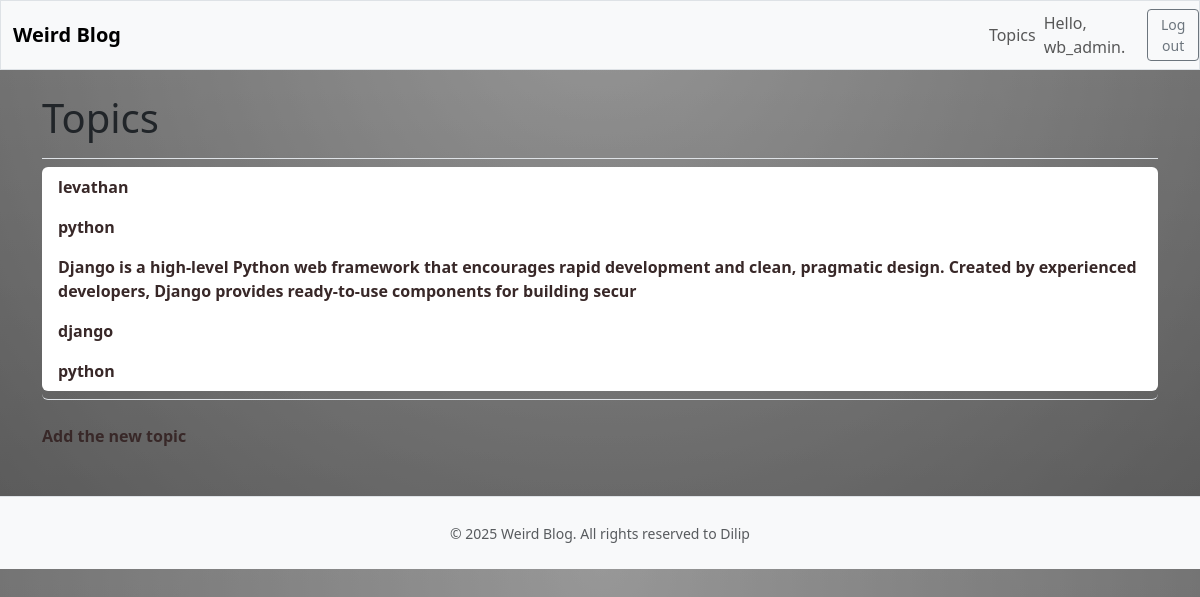
The app's page /topics/ (signed in) with its own data.
### weird_blog/models.py (models this page shows, shortened)
class Topic(models.Model):
    text = models.CharField(max_length = 200)
    date_added = models.DateTimeField(auto_now_add = True)
    owner = models.ForeignKey(User, on_delete= models.CASCADE)

### weird_blog/views.py (the view)
# urls.py: path('topics/', views.topics, name='topics'),
@login_required
def topics(request):
    topics = Topic.objects.filter(owner=request.user).order_by('date_added')
    context = {'topics' : topics}
    return render(request, 'weird_blog/topics.html', context)

### weird_blog/templates/weird_blog/topics.html
{% extends 'weird_blog/base.html' %}
{% load django_bootstrap5 %}
{% block page_header %}
<h1>Topics</h1>
{% endblock page_header %}
{% block content %}
<ul class="list-group border-bottom pb-2 mb-4">
    {% for topic in topics %}
    <li class="list-group-item border-0">
        <a href="{% url 'weird_blog:topic' topic.id %}" class="text-decoration-none">{{ topic.text}}</a>
    </li>
    {% empty %}
    <li class="list-group-item border-0">No topics have been added yet.</li>
    {% endfor %}
</ul>
<a href="{%url 'weird_blog:new_topic' %}" class="text-decoration-none">Add the new topic</a>
{% endblock content %}

### weird_blog/templates/weird_blog/base.html (shortened to what this page needs)
<!DOCTYPE html>
<html lang="en">
<head>
    {% load static %}
    {% load django_bootstrap5 %}
    {% bootstrap_css %}
</head>
<body>
    <nav class="navbar navbar-expand-md navbar-light bg-light mb-4 border">
        <div class="container-fluid">
            <a href="{%url 'weird_blog:index' %}" class="navbar-brand text-decoration-none">Weird Blog </a>
        </div>
        <div class="collapse navbar-collapse" id="navbarCollapse">
            <ul class="navbar-nav ms-auto mb-8 mb-md-50">
                <li class="nav-item">
                    <a href="{% url 'weird_blog:topics' %}" class="nav-link">Topics</a>
                </li>
            </ul>
            <ul class="navbar-nav ms-auto mb-2 mb-md-0">
                {% if user.is_authenticated %}
                <li class="nav-item">
                    <span class="navbar-text me-2">Hello, {{user.username }}.</span>
                </li>
                {% endif %}
            </ul>
            {% if user.is_authenticated %}
            <form action="{% url 'accounts:logout' %}" method="post">
                <button name="submit" class="btn btn-outline-secondary btn-sm">Log out</button>
            </form>
            {% endif %}
        </div>
    </nav>
    <main class="container">
        <div class="pb-2 mb-2 border-bottom">
            {% block page_header %} {% endblock page_header %}
        </div>
        <div>
            {% block content %} {% endblock content %}
        </div>
    </main>
    <footer class="text-center text-muted py-4 mt-5 border-top bg-light">
        <div>
            <small>© {% now "Y" %} Weird Blog. All rights reserved to Dilip</small>
        </div>
    </footer>
</body>
</html>

### weird_blog/templates/weird_blog/base.html (style rules this page uses)
body { background: linear-gradient(to bottom, rgba(255, 255, 255, 0.15) 0%, rgba(0, 0, 0, 0.15) 100%), radial-gradient(at top center, rgba(255, 255, 255, 0.40) 0%, rgba(0, 0, 0, 0.40) 120%) #989898; background-blend-mode: multiply, multiply; }
a { color: #382828; text-decoration: none; font-weight: bold; }

### records on screen
Topic: text "levathan"
Topic: text "python"
Topic: text "Django is a high-level Python web framework that encourages rapid development and clean, pragmatic design. Created by experienced developers, Django provides ready-to-use components for building secur"
Topic: text "django"
Topic: text "python"

### other values on screen
{{ user.username }} "wb_admin"
